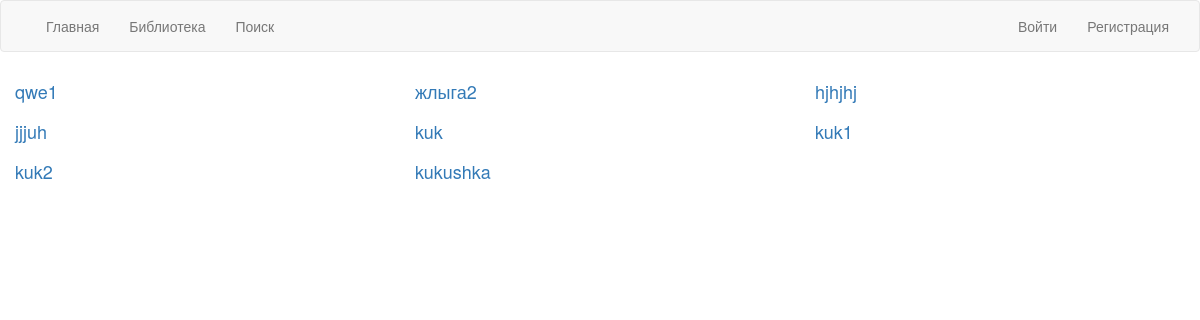
/library, run on an earlier commit of the app's database.
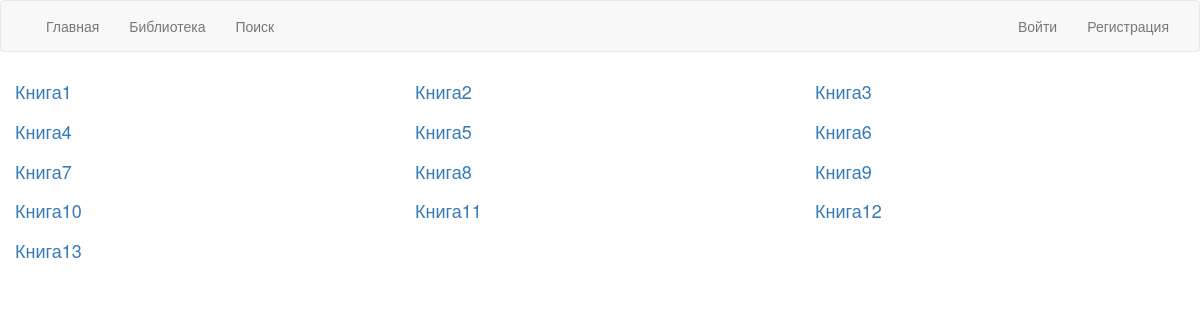
And on a later commit of the database.
### models.py (models this page shows, shortened)
class Book(dbs.Model):
    __tablename__ = 'book'
    id = dbs.Column(dbs.Integer, primary_key=True)
    bookname = dbs.Column(dbs.String(50), unique=True)
    authors = dbs.relationship('Author', secondary=books_authors, lazy='subquery', backref=dbs.backref('books', lazy=True))

### views.py (the view)
@app.route('/library')
def library():
    title = 'test'
    books = Book.query.all()
    return render_template('library.html',
                           title=title,
                           books=books,
                           user=current_user)

### templates/library.html
{% extends "basee.html" %}
{% block content %}
    <div class="container-fluid">
        <div class="row">
            {% for book in books %}
                <div class="col-md-4">
                    <h4><a href = "book/{{ book.id }}">{{ book.bookname }} </a></h4>
                </div>
            {%  endfor %}
        </div>
    </div>
{% endblock %}

### templates/basee.html (shortened to what this page needs)
{% extends "bootstrap/base.html" %}
{% block navbar %}
	<nav class="navbar navbar-default">
  <div class="container-fluid">
    <div class="collapse navbar-collapse" id="bs-example-navbar-collapse-1">
      <ul class="nav navbar-nav">
          <li><a href="/">Главная</a></li>
        <li><a href="/library">Библиотека</a></li>
        <li><a href="/search">Поиск</a></li>
      </ul>
            {% if user.is_authenticated%}
                <p class="navbar-text navbar-right">Signed in as <a href="#" class="navbar-link">{{ user.login }}</a></p>
                <ul class="nav navbar-nav navbar-right">
                <li><a href="/logout">Выйти</a></li>
        </ul>
        {% else %}
    <ul class="nav navbar-nav navbar-right">
        <li><a href="/login">Войти</a></li>
          <li><a href="/registration">Регистрация</a></li>
        {% endif %}
        </ul>
    </div>
  </div>
</nav>
{% endblock %}

What changed in the data, as far as the page shows it:
added Book: bookname "Книга1"
added Book: bookname "Книга2"
changed Book: bookname "qwe1" → "Книга3"
added Book: bookname "Книга4"
added Book: bookname "Книга5"
changed Book: bookname "жлыга2" → "Книга6"
changed Book: bookname "hjhjhj" → "Книга7"
changed Book: bookname "jjjuh" → "Книга8"
changed Book: bookname "kuk" → "Книга9"
changed Book: bookname "kuk1" → "Книга10"
changed Book: bookname "kuk2" → "Книга11"
changed Book: bookname "kukushka" → "Книга12"
added Book: bookname "Книга13"
